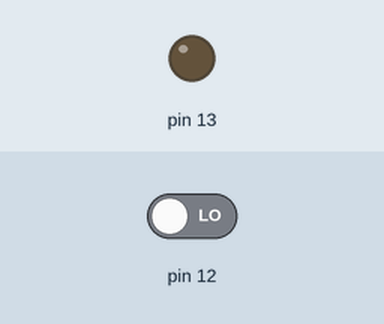
A sketch run on a simulated Arduino Uno, built with avr-gcc and run on an emulated ATmega328P. Parts: output pins drawn as LEDs (lit = HIGH). The inputs (shaded band) are chosen by the test bench; at power-on: pin 12 LOW. What the sketch prints to the serial monitor is not drawn.

Above: at 1.2 s.
1.3 s: pin 12 driven HIGH
At 2.5 s:
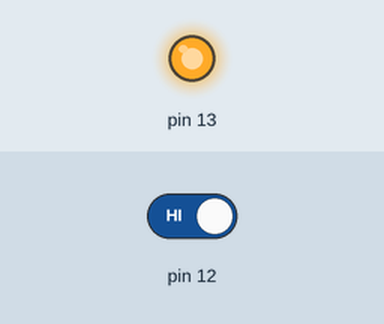
2.8 s: pin 12 driven LOW
At 3.8 s:
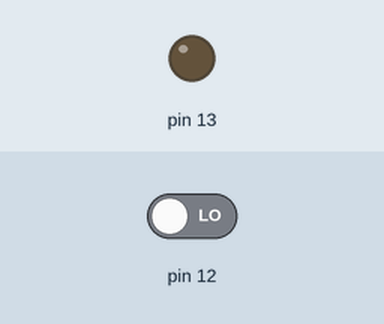
Timing chart, 0 to 5.8 s (numbered marks = the images above; inputs shaded):
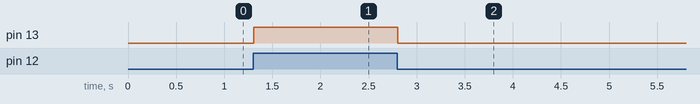

Measured:
- after the input at 1.3 s, pin 13: LOW → HIGH at once
- after the input at 2.8 s, pin 13: HIGH → LOW at once

The sketch:

digital.ino
```cpp
void setup() {
  Serial.begin(9600);
  pinMode(13, OUTPUT);
  pinMode(12, INPUT);
}

void loop() {
  int val = digitalRead(12);
  Serial.println(val);

  if (val == HIGH) {
    digitalWrite(13, HIGH);
  } else {
    digitalWrite(13, LOW);
  }
}
```
